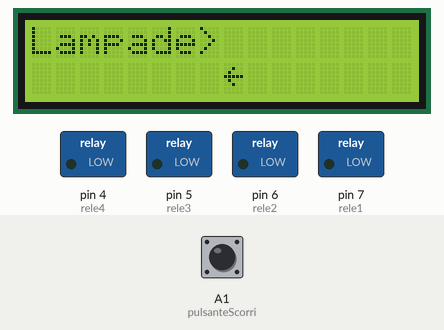
This sketch was run on a simulated Arduino Uno, built with avr-gcc and run on an emulated ATmega328P. Parts: 16×2 character LCD, switched loads named in the sketch (green lamp = pin HIGH). Inputs (shaded band) come from the test bench; at power-on: A1 (pulsanteScorri) LOW.

Above: at 1.2 s.
1.3 s: A1 (pulsanteScorri) pulled HIGH for 1 s
4.0 s: A1 (pulsanteScorri) pulled HIGH for 3.2 s
Timing chart, 0 to 7.0 s (numbered marks = the images above; inputs shaded):
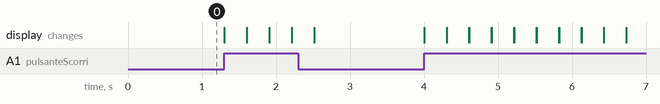

The sketch:

bromografomio2.ino
```cpp
#include <LiquidCrystal.h>

LiquidCrystal lcd(13, 12, 11, 10, 9, 8);

char* menu[3][8]=
  {
    {"Lampade","Lampada1","Lampada2","Lampada3","Lampada4"},
    {"Timer","Ore","Minuti","Secondi"},
    {"\177","\176","OK","Avvia","Pausa"}
  };


//---Variabili di stato----------------------------------------------------------
bool statoLamp1;
bool statoLamp2;
bool statoLamp3;
bool statoLamp4;
bool guasto1;
bool guasto2;
bool guasto3;
bool guasto4;

int indiceMenu;
int indiceSottomenu;

int timerOre;
int timerMin1;
int timerMin2;
int timerSec1;
int timerSec2;
int timer;
int Pausa;

//---Pin input output------------------------------------------------------------
int pulsanteScorri=A1;
int pulsanteOk=A0;
int pulsanteIndietro=A2;

int rele1=7;
int rele2=6;
int rele3=5;
int rele4=4;

int fotoresistenza1;
int fotoresistenza2;
int fotoresistenza3;
int fotoresistenza4;

int sensoreapertura;
int buzzer;
int termometro;

//---Variabili di menu-----------------------------------------------------------
int indicemenu;

//---Setup-----------------------------------------------------------------------
void setup() {

  lcd.begin(16, 2);
  pinMode(pulsanteScorri, INPUT);
  pinMode(pulsanteOk, INPUT);
  pinMode(pulsanteIndietro, INPUT);
  pinMode(rele1, OUTPUT);
  pinMode(rele2, OUTPUT);
  pinMode(rele3, OUTPUT);
  pinMode(rele4, OUTPUT);
  pinMode(fotoresistenza1, INPUT);
  pinMode(fotoresistenza2, INPUT);
  pinMode(fotoresistenza3, INPUT);
  pinMode(fotoresistenza4, INPUT);
  pinMode(sensoreapertura, INPUT);
  pinMode(buzzer, OUTPUT);
  pinMode(termometro, INPUT);

}

//---Loop------------------------------------------------------------------------
void loop() {
  switch (indiceMenu){
    case 0:
      if(digitalRead(pulsanteScorri)){
      indiceSottomenu++;
      lcd.clear();
        if(indiceSottomenu>3){
        indiceSottomenu=0;
        }
      delay(300);
      }
      switch (indiceSottomenu){
        case 0:
          if (pulsanteOk){
          statoLamp1=!statoLamp1;
          }
        break;
        case 1:
          if (pulsanteOk){
          statoLamp2=!statoLamp2;
          }
        break;
          case 2:
          if (pulsanteOk){
          statoLamp3=!statoLamp3;
          }
        break;
          case 3:
          if (pulsanteOk){
          statoLamp4=!statoLamp4;
          }
        break;

      }
    break;

    case 1:
      switch (indiceSottomenu){
        case 0:
          if (pulsanteScorri){
            timerOre++;
            if (timerOre>9){
              timerOre=0;
            }
          }
        break;
        case 1:
          if (pulsanteScorri){
            timerMin1++;
            if (timerMin1>6){
              timerMin1=0;
            }
          }
          case 2:
          if (pulsanteScorri){
            timerMin2++;
            if (timerMin2>9){
              timerMin2=0;
            }
          }
          case 3:
          if (pulsanteScorri){
            timerSec1++;
            if (timerSec1>6){
              timerSec1=0;
            }
          }
          case 4:
          if (pulsanteScorri){
            timerSec1++;
            if (timerSec2>9){
              timerSec2=0;
            }
          }
        break;


      }
    break;
    break;

    default:
      if (indicemenu<0) {
      indicemenu=1;
      }
      else {
      indicemenu=0;
      }
    break;

  }

  //stampa prima riga
  lcd.setCursor(0,0);
  lcd.print(menu[indiceMenu][0]);
  lcd.print(">");

  //stampa seconda riga
  lcd.setCursor(16-strlen(menu[indiceMenu][indiceSottomenu+1]),1);
  //lcd.print(menu[indiceMenu][indiceSottomenu+1]);
  lcd.print(menu[2][0]);

}
```
